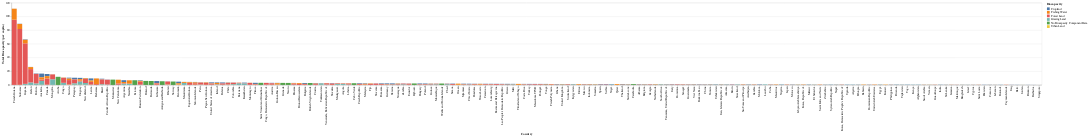

Notebook source saved alongside this figure:
### Code cell
#Plotting Total Biocapacity per capita
alt.Chart(df_countries).transform_fold(
    ['Cropland', 'Grazing Land', 'Forest Land', 'Fishing Water', 'Urban Land', 'No Biocapacity Component Data'], 
    as_=['Biocapacity', 'Total Biocapacity (per capita)']
).mark_bar().encode(
    x=alt.X('Country:N', sort='-y'),
    y='Total Biocapacity (per capita):Q',
    color='Biocapacity:N'
)

### Figure 1 — Vega-Lite specification as saved in the notebook (floating-point values rounded to 4 significant figures; data arrays with more than 128 entries replaced by an {"elided": "..."} marker saying what was removed)
{"config": {"view": {"continuousWidth": 400, "continuousHeight": 300}}, "data": {"name": "data-1c6e5be118d976a4db228aca60d43941"}, "mark": "bar", "encoding": {"color": {"type": "nominal", "field": "Biocapacity"}, "x": {"type": "nominal", "field": "Country", "sort": "-y"}, "y": {"type": "quantitative", "field": "Total Biocapacity (per capita)"}}, "transform": [{"fold": ["Cropland", "Grazing Land", "Forest Land", "Fishing Water", "Urban Land", "No Biocapacity Component Data"], "as": ["Biocapacity", "Total Biocapacity (per capita)"]}], "$schema": "https://vega.github.io/schema/vega-lite/v4.8.1.json", "datasets": {"data-1c6e5be118d976a4db228aca60d43941": {"elided": "188 records"}}}
